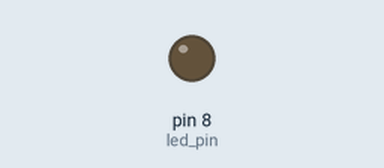
A sketch run on a simulated Arduino Uno, built with avr-gcc and run on an emulated ATmega328P. On the bench: output pins drawn as LEDs (lit = HIGH). What the sketch prints to the serial monitor is not drawn.

Above: at 1.9 s.
At 7.6 s:
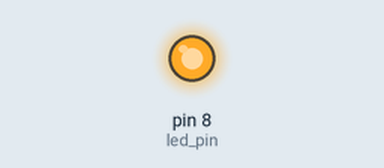
Timing chart, 0 to 19.8 s (numbered marks = the images above):
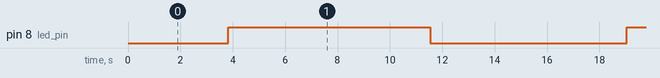

Measured:
- by itself, pin 8 (led_pin): alternates HIGH for 7.7 s and LOW for 7.5 s

The sketch:

PWM_Signal.ino
```cpp
/*
  Fading LED with counter output
*/

int led_pin = 8;
int i = 0;

void setup() {
  // Set the LED pin as an output
  pinMode(led_pin, OUTPUT);
  // Initialize the Serial Monitor
  Serial.begin(9600);
}

void loop() {
  // Increase the LED brightness
  for (i = 0; i <= 255; i++) {
    analogWrite(led_pin, i);

    // Print counter values
    Serial.print("Counter1: ");
    Serial.print(i);
    Serial.print(", ");
    Serial.println("Counter2: 255");

    // Pause between increasing the brightness
    delay(10);
  }

  // Decrease the LED brightness
  for (i = 255; i >= 0; i--) {
    analogWrite(led_pin, i);

    // Print counter values
    Serial.print("Counter1: ");
    Serial.print(i);
    Serial.print(", ");
    Serial.println("Counter2: 0");

    // Pause between decreasing the brightness
    delay(10);
  }
}
```
